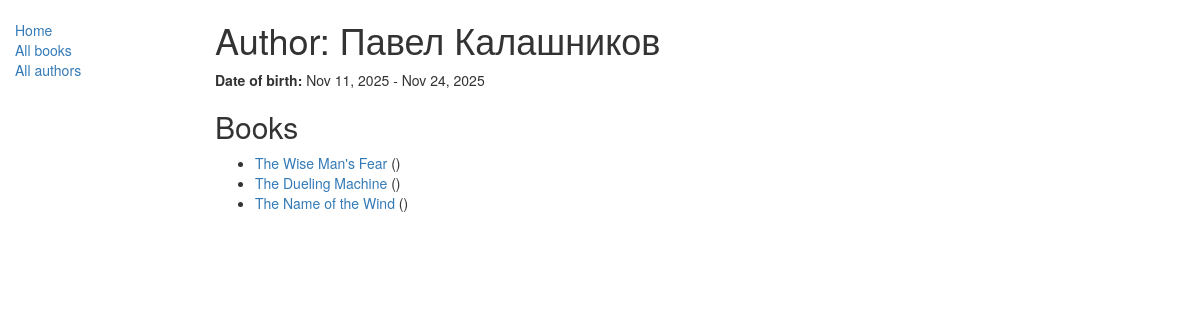
The app's page /catalog/author/1 with its own data.
### catalog/models.py (models this page shows, shortened)
class Author(models.Model):
    first_name = models.CharField(max_length=100)
    last_name = models.CharField(max_length=100)
    date_of_birth = models.DateField(null=True, blank=True)
    date_of_death = models.DateField('Died', null=True, blank=True)

class Book(models.Model):
    title = models.CharField(max_length=200)
    author = models.ForeignKey('Author', on_delete=models.SET_NULL, null=True)
    summary = models.TextField(max_length=1000, help_text="Enter a brief description of the book")
    isbn = models.CharField('ISBN',max_length=13, help_text='13 Character <a href="https://www.isbn-international.org/content/what-isbn">ISBN number</a>')
    genre = models.ManyToManyField(Genre, help_text="Select a genre for this book")
    language = models.ForeignKey(
        'Language',
        on_delete=models.SET_NULL,
        null=True,
        blank=True,
        help_text="Выберите язык книги"
    )
    def display_genre(self):
        """
        Creates a string for the Genre. This is required to display genre in Admin.
        """
        return ', '.join([genre.name for genre in self.genre.all()[:3]])
    display_genre.short_description = 'Genre'

### catalog/views.py (the view)
# urls.py: re_path(r'^author/(?P<pk>\d+)$', views.AuthorDetailView.as_view(), name='author-detail'),
class AuthorDetailView(generic.DetailView):
        model = Author

### catalog/templates/catalog/author_detail.html
{% extends "base_generic.html" %}
{% block content %}
  <h1>Author: {{ author.first_name }} {{ author.last_name }}</h1>
  <p><strong>Date of birth:</strong> {{ author.date_of_birth|date:"M j, Y" }}{% if author.date_of_death %} - {{ author.date_of_death|date:"M j, Y" }}{% endif %}</p>
  <h2>Books</h2>
  {% if author.book_set.all %}
    <ul>
      {% for book in author.book_set.all %}
        <li>
          <a href="{% url 'book-detail' book.pk %}">{{ book.title }}</a> ({{ book.get_display_genre }})
        </li>
      {% endfor %}
    </ul>
  {% else %}
    <p>This author has not written any books.</p>
  {% endif %}
{% endblock %}

### records on screen
Author: first_name "Павел", last_name "Калашников", date_of_birth "Nov 11, 2025", date_of_death "Nov 24, 2025"
Book: title "The Wise Man's Fear"
Book: title "The Dueling Machine"
Book: title "The Name of the Wind"
